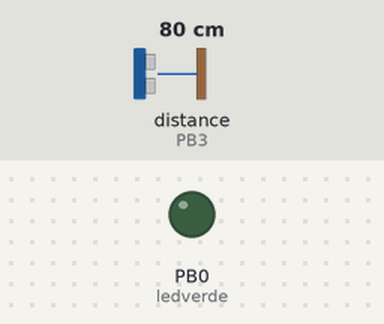
The sketch below on a simulated ATtiny85, built with avr-gcc and run on an emulated ATtiny85. Parts: output pins drawn as LEDs (lit = HIGH). Wiring (inferred from the names in the program): ultrasonic range finder: trigger PB2; echo PB3. Inputs (shaded band) come from the test bench; at power-on: distance to the obstacle (sensor on PB3) 80 cm. The echo pulse lasts 58.3 µs per cm; pins used as bus, display or sensor lines are not drawn.

Above: at 1.2 s.
1.3 s: distance to the obstacle (sensor on PB3) set to 190 cm
2.8 s: distance to the obstacle (sensor on PB3) set to 200 cm
At 3.8 s:
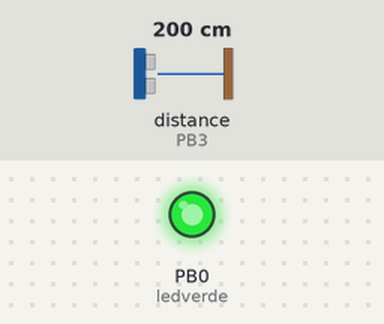
4.3 s: distance to the obstacle (sensor on PB3) set to 2 cm
At 4.7 s:
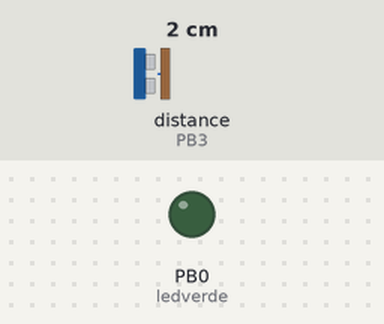
5.8 s: distance to the obstacle (sensor on PB3) set to 250 cm
At 6.7 s:
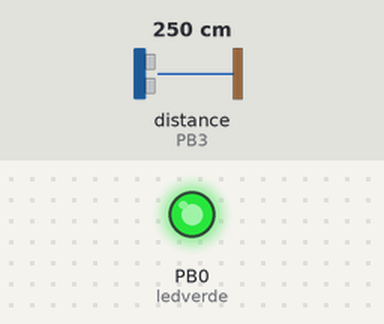
Timing chart, 0 to 8.3 s (numbered marks = the images above; inputs shaded):
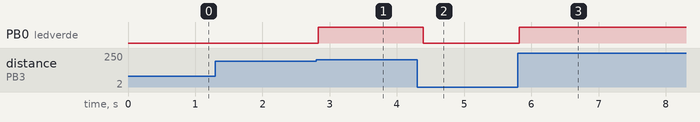

The sketch:

codigo_attiny85.ino
```cpp
/*

   _     ____       _  ____  _     ____  _  ____
  / \   /  _ \     / |/  _ \/ \ /\/  __\/ \/  _ \
  | |   | / \|     | || / \|| | |||  \/|| || / \|
  | |_/\| |-||  /\_| || |-||| \_/||    /| || |-||
  \____/\_/ \|  \____/\_/ \|\____/\_/\_\\_/\_/ \|


 ATTINY 85   + Ultrasonic sensor + Adafruit FX sound Board.
 Version 1.0

  Creado por Joan Villaperros
  Revisión 1 - Alex Vargas Benanburg.

*/


const int pingPin = 3;  //echo
const int pingPin1 = 2; //trigger
int ledverde = 0;  // test, conecte un led verde desde el chip pin 5
int ledazul = 1; // test, ponga un led azul desde el chip pin 6

void setup() {

}

void loop()
{

  long duration, inches, cm;

  pinMode(pingPin1, OUTPUT);
  digitalWrite(pingPin1, LOW);
  delayMicroseconds(2);
  digitalWrite(pingPin1, HIGH);
  delayMicroseconds(5);
  digitalWrite(pingPin1, LOW);

  pinMode(pingPin, INPUT);
  duration = pulseIn(pingPin, HIGH);

  inches = microsecondsToInches(duration);
  cm = microsecondsToCentimeters(duration);


  if (cm < 195  ) {     // si quiere ajustar la distancia, cambie este valor.
  pinMode(ledverde, OUTPUT);
  digitalWrite(ledverde, LOW);
  delayMicroseconds(1);
  } else {

     digitalWrite(ledverde, HIGH);
  }

   if (cm > 2000  ) {
  pinMode(ledazul, OUTPUT);
  digitalWrite(ledazul, HIGH);

   digitalWrite(ledverde, HIGH);
  delayMicroseconds(1);
  } else {

     digitalWrite(ledazul, LOW);

  delayMicroseconds(1);
  }

  delay(100);
}

long microsecondsToInches(long microseconds)
{
  return microseconds / 74 / 2;
}

long microsecondsToCentimeters(long microseconds)
{
  return microseconds / 29 / 2;

}
```

Measured:
- the behaviour switches between 194 and 195 cm on distance to the obstacle (sensor on PB3) (found by bisection; images 0 and 1)
- after the input at 1.3 s, every drawn part: stays the same
- after the input at 2.8 s, PB0 (ledverde): LOW → HIGH at once
- after the input at 4.3 s, PB0 (ledverde): HIGH → LOW after 0.09 s
- after the input at 5.8 s, PB0 (ledverde): LOW → HIGH at once
